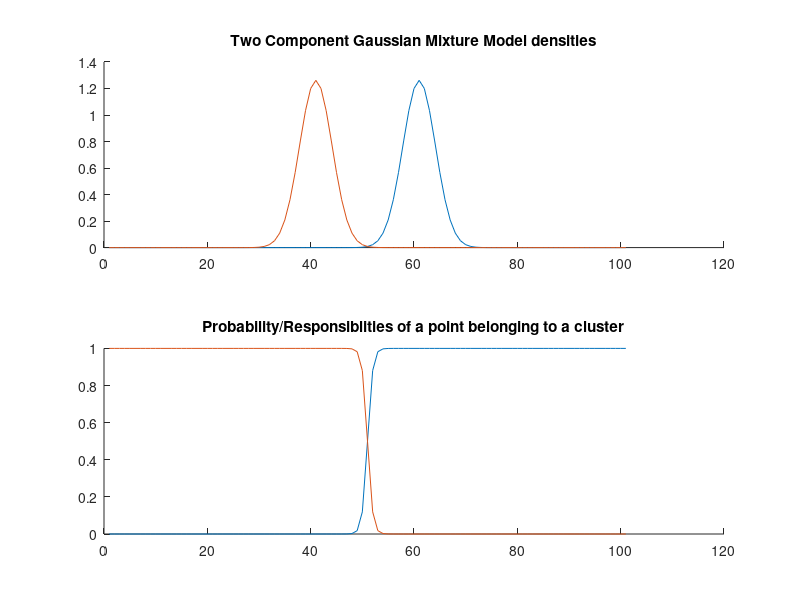

MATLAB code for this plot:
clc;
clear all;
close all;

% generate a 2-component Gaussian Mixture Model with variances = 1
x1 = [-5:0.1:5];
%Variance = 1
sigma = 0.1;
gaussian1 = mvnpdf(x1(:) , 1, sigma);
gaussian2 = mvnpdf(x1(:) , -1, sigma);

%Show the Gaussian Mixture Model
figure(1);
subplot(2,1,1);
hold on;
plot(gaussian1);
plot(gaussian2);
title('Two Component Gaussian Mixture Model densities')
%Plot the responsiblities/probabilities
gaussianTot = gaussian1 + gaussian2;
prob1 = gaussian1./gaussianTot;
prob2 = gaussian2./gaussianTot;

%Show the Probabilities
figure(1);
subplot(2,1,2)
hold on;
plot(prob1);
plot(prob2);
title('Probability/Responsiblities of a point belonging to a cluster')